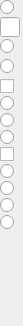
<?xml version="1.0" encoding="UTF-8"?>
<ui version="4.0">
 <class>InputWidget</class>
 <widget class="QWidget" name="InputWidget">
  <property name="geometry">
   <rect>
    <x>0</x>
    <y>0</y>
    <width>23</width>
    <height>326</height>
   </rect>
  </property>
  <property name="sizePolicy">
   <sizepolicy hsizetype="Minimum" vsizetype="Preferred">
    <horstretch>0</horstretch>
    <verstretch>0</verstretch>
   </sizepolicy>
  </property>
  <property name="maximumSize">
   <size>
    <width>64</width>
    <height>16777215</height>
   </size>
  </property>
  <property name="font">
   <font>
    <pointsize>7</pointsize>
   </font>
  </property>
  <property name="windowTitle">
   <string>Form</string>
  </property>
  <property name="toolTip">
   <string>&lt;html&gt;&lt;head/&gt;&lt;body&gt;&lt;p&gt;&amp;lt;none&amp;gt;&lt;/p&gt;&lt;/body&gt;&lt;/html&gt;</string>
  </property>
  <layout class="QVBoxLayout" name="verticalLayout">
   <property name="spacing">
    <number>2</number>
   </property>
   <property name="margin">
    <number>0</number>
   </property>
   <item>
    <widget class="QRadioButton" name="rbNotUsed">
     <property name="toolTip">
      <string>&lt;html&gt;&lt;head/&gt;&lt;body&gt;&lt;p&gt;Not used.&lt;/p&gt;&lt;/body&gt;&lt;/html&gt;</string>
     </property>
     <property name="text">
      <string/>
     </property>
    </widget>
   </item>
   <item>
    <widget class="QLineEdit" name="edStatus">
     <property name="maximumSize">
      <size>
       <width>20</width>
       <height>20</height>
      </size>
     </property>
     <property name="readOnly">
      <bool>true</bool>
     </property>
    </widget>
   </item>
   <item>
    <widget class="QRadioButton" name="rbBlockDetectionActiveLow">
     <property name="toolTip">
      <string>&lt;html&gt;&lt;head/&gt;&lt;body&gt;&lt;p&gt;Block detection active high.  Generate an OPC_INPUT_REP (0xB2) message.&lt;/p&gt;&lt;/body&gt;&lt;/html&gt;</string>
     </property>
     <property name="text">
      <string/>
     </property>
    </widget>
   </item>
   <item>
    <widget class="QRadioButton" name="rbBlockDetectionActiveHigh">
     <property name="sizePolicy">
      <sizepolicy hsizetype="Fixed" vsizetype="MinimumExpanding">
       <horstretch>0</horstretch>
       <verstretch>0</verstretch>
      </sizepolicy>
     </property>
     <property name="maximumSize">
      <size>
       <width>16777215</width>
       <height>21</height>
      </size>
     </property>
     <property name="toolTip">
      <string>&lt;html&gt;&lt;head/&gt;&lt;body&gt;&lt;p&gt;Block detection active low.  Generate an OPC_INPUT_REP (0xB2) message.&lt;/p&gt;&lt;/body&gt;&lt;/html&gt;</string>
     </property>
     <property name="text">
      <string/>
     </property>
    </widget>
   </item>
   <item>
    <widget class="QCheckBox" name="chkBlockDetectionDelay">
     <property name="toolTip">
      <string>&lt;html&gt;&lt;head/&gt;&lt;body&gt;&lt;p&gt;Delay the block detection message if checked. &lt;/p&gt;&lt;/body&gt;&lt;/html&gt;</string>
     </property>
     <property name="text">
      <string/>
     </property>
    </widget>
   </item>
   <item>
    <widget class="QRadioButton" name="rbToggleSwitch">
     <property name="toolTip">
      <string>&lt;html&gt;&lt;head/&gt;&lt;body&gt;&lt;p&gt;Toggle switch. Generate an OPC_SW_REQ (0xB0) message to set a turnout. &lt;/p&gt;&lt;/body&gt;&lt;/html&gt;</string>
     </property>
     <property name="text">
      <string/>
     </property>
    </widget>
   </item>
   <item>
    <widget class="QRadioButton" name="rbPushButtonActiveLow">
     <property name="toolTip">
      <string>&lt;html&gt;&lt;head/&gt;&lt;body&gt;&lt;p&gt;Push button, active low. Generate an OPC_SW_REQ (0xB0) message to set a turnout. &lt;/p&gt;&lt;/body&gt;&lt;/html&gt;</string>
     </property>
     <property name="text">
      <string/>
     </property>
    </widget>
   </item>
   <item>
    <widget class="QRadioButton" name="rbPushButtonActiveHigh">
     <property name="toolTip">
      <string>&lt;html&gt;&lt;head/&gt;&lt;body&gt;&lt;p&gt;Push button, active high. Generate an OPC_SW_REQ (0xB0) message to set a turnout. &lt;/p&gt;&lt;/body&gt;&lt;/html&gt;</string>
     </property>
     <property name="text">
      <string/>
     </property>
    </widget>
   </item>
   <item>
    <widget class="QCheckBox" name="chkDirectControl">
     <property name="toolTip">
      <string>&lt;html&gt;&lt;head/&gt;&lt;body&gt;&lt;p&gt;Directly control the turnout if checked.&lt;/p&gt;&lt;/body&gt;&lt;/html&gt;</string>
     </property>
     <property name="text">
      <string/>
     </property>
    </widget>
   </item>
   <item>
    <widget class="QRadioButton" name="rbSwitchPointFeedback">
     <property name="toolTip">
      <string>&lt;html&gt;&lt;head/&gt;&lt;body&gt;&lt;p&gt;Switch point feedback.&lt;/p&gt;&lt;/body&gt;&lt;/html&gt;</string>
     </property>
     <property name="text">
      <string/>
     </property>
    </widget>
   </item>
   <item>
    <widget class="QRadioButton" name="rbContact1PointFeedback">
     <property name="toolTip">
      <string>&lt;html&gt;&lt;head/&gt;&lt;body&gt;&lt;p&gt;Contact 1 point feedback.&lt;/p&gt;&lt;/body&gt;&lt;/html&gt;</string>
     </property>
     <property name="text">
      <string/>
     </property>
    </widget>
   </item>
   <item>
    <widget class="QRadioButton" name="rbContact2PointFeedback">
     <property name="toolTip">
      <string>&lt;html&gt;&lt;head/&gt;&lt;body&gt;&lt;p&gt;Contact 2 point feedback.&lt;/p&gt;&lt;/body&gt;&lt;/html&gt;</string>
     </property>
     <property name="text">
      <string/>
     </property>
    </widget>
   </item>
   <item>
    <widget class="QRadioButton" name="rbDoubleInput">
     <property name="toolTip">
      <string>&lt;html&gt;&lt;head/&gt;&lt;body&gt;&lt;p&gt;Double input,  paired with previous port. &lt;/p&gt;&lt;/body&gt;&lt;/html&gt;</string>
     </property>
     <property name="text">
      <string/>
     </property>
    </widget>
   </item>
   <item>
    <widget class="QLabel" name="lblDoubleInputDisabled">
     <property name="text">
      <string/>
     </property>
    </widget>
   </item>
  </layout>
 </widget>
 <resources/>
 <connections/>
</ui>
